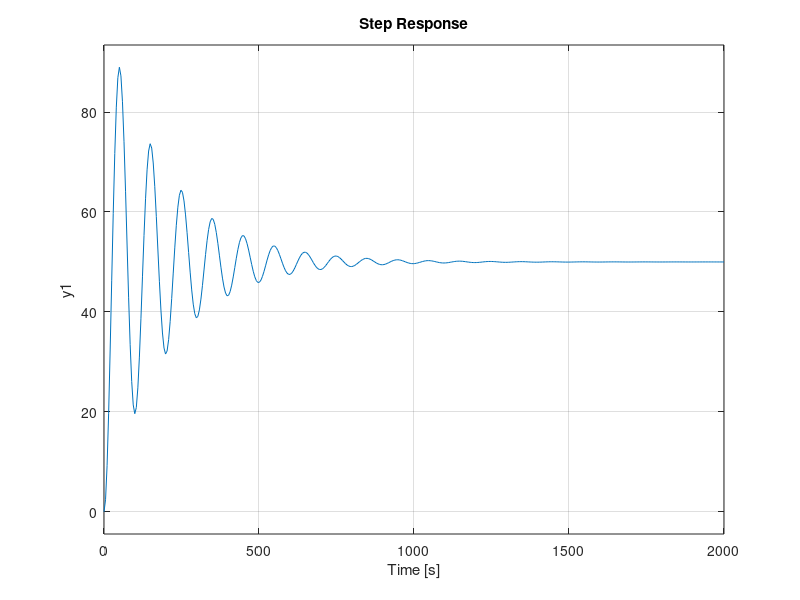

Write MATLAB code to recreate this figure.
% init.m
% dtsmc tutorial for 2nd order system

clear, close all

% MKS units
kv= 0.05;
ks= 0.02;
M= 5;
Ts = 5E-3;
d=1.0;   % multiplier on plant mass

% c.t. plant, states {x, x_dot}%
%   M*dx_dot/dt =  U - ks*x - kv*x_dot
Ac = [  0      1;                  
     -ks/M -kv/M;];
Bc = [ 0;
      1/M ];
Cc = [1 0];
Dc= 0;
% check plat step response
sysc= ss(Ac,Bc,Cc,Dc);
step(sysc)

% discretize
sysd = c2d(sysc,Ts);

% matricies for sliding mode controller\
A= sysd.A;
B= sysd.B;
C= sysd.C;
D= sysd.D;

%% Sliding mode parameters ==============================================
dmin = -0.05;
dmax = +0.2;

% initialize defaults
d1 = 0;
del_d1 = 0;
d2 = 0;
del_d2 = 1;
alpha = 0;
beta= 0;
c1= [1; 1];
c2= [1; 0];

% design parameters s0>0 epsi>0, :: h(s) = 1         for |s|>=s0
%                                          |s|/s0    for |s|<s0
epsi = 0.1;          % RD1 0.0002;
s0   = 1.0;         % 1.0;

method = 'gao';   % <==== set method desired, not case sensitive

switch upper(method)
    case 'RD1'
      c1 = [0.25; 
            1.0];
      d1= 0.5*c1'*B*(dmax + dmin);
      del_d1 = 0.5*abs(c1'*B)*(dmax - dmin);
      % check constraints
      assert(abs(c1'*B)> eps,'c1^T*B is zero !')
    case 'RD2'  % RD2 not debugged 11/22/22
      c2 = 10*[ 0.25; 
            -0.25*B(1)/B(2)];
      d2= 0.5*c2'*A*B*(dmax + dmin);
      del_d2 = 0.5*abs(c2'*A*B)*(dmax - dmin);
      % check constraints
      assert(abs(c2'*B)<eps,' c2^T*B not zerou !')
      assert(abs(c2'*A*B)>eps,' c2^T*A*B is zero !')
      % check eigenvalues
      Ac2 = A - B*inv(c2'*A*B)*c2'*A^2;
      disp('eig of Ac2')
      disp(eig(Ac))
    case 'GAO'
      alpha = 0.002;
      beta= 0.001;
      c1 = [0.25; 
            1.0];
      assert(abs(c1'*B)> eps,'c1^T*B is zero !')
    otherwise
        disp('Unknown method')
end

%%
% LQR design follows:
% augment plant with new state, integral of error {x, x_dot, xa_dot}
Aa = [  0      1       0;                  
      -ks/M -kv/M     0;
       -1     0       0];
Ba = [ 0;
      1/M; 
      0];
Ca = [1 0 0];
Da= 0;

% Use lqr to calculate gain for all 3 states
sys= ss(Aa,Ba,Ca,Da);
Q= 0.95*ones(3);
R= 0.05;
K = lqr(sys, Q, R);

% 2nd order system
Q2= 0.95*ones(2);
R2= 0.05;
K2 = lqr( ss(A,B,C,D), Q2, R2);
kf1= K2(1);
kf2= K2(2);

